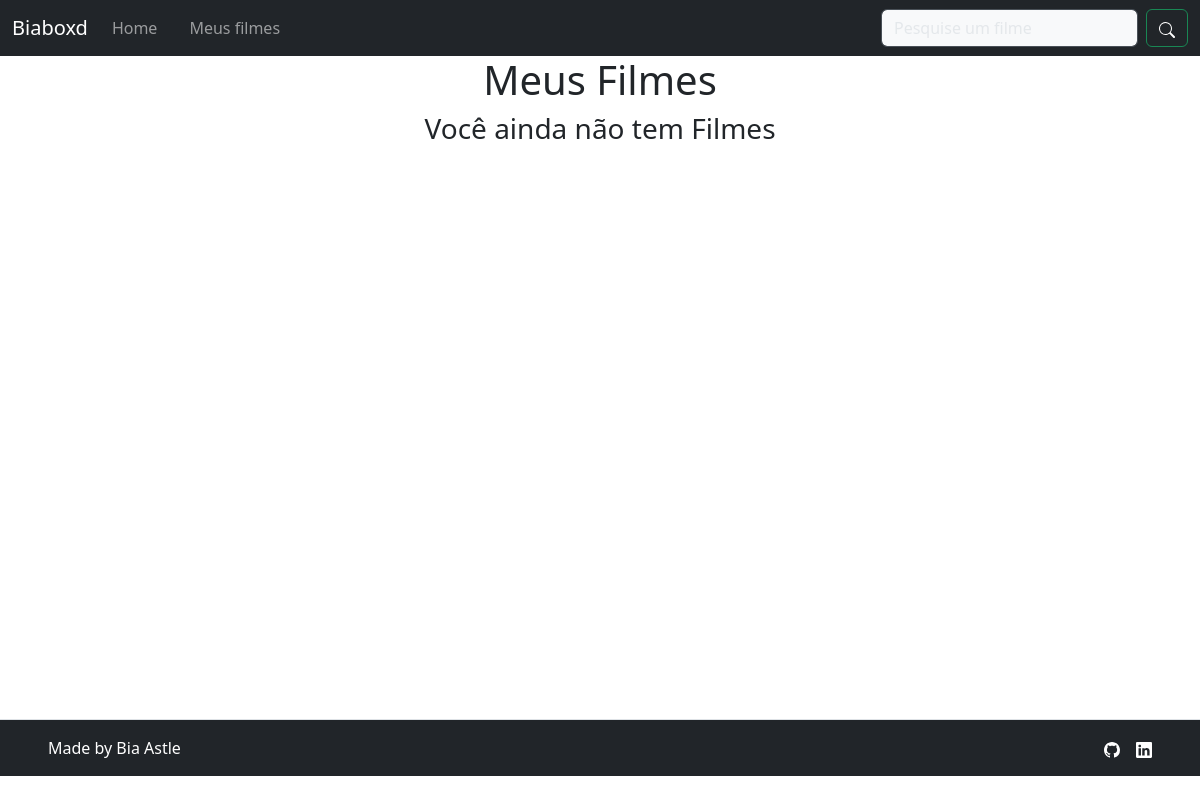
Page /meus_filmes/ on the earlier database version.
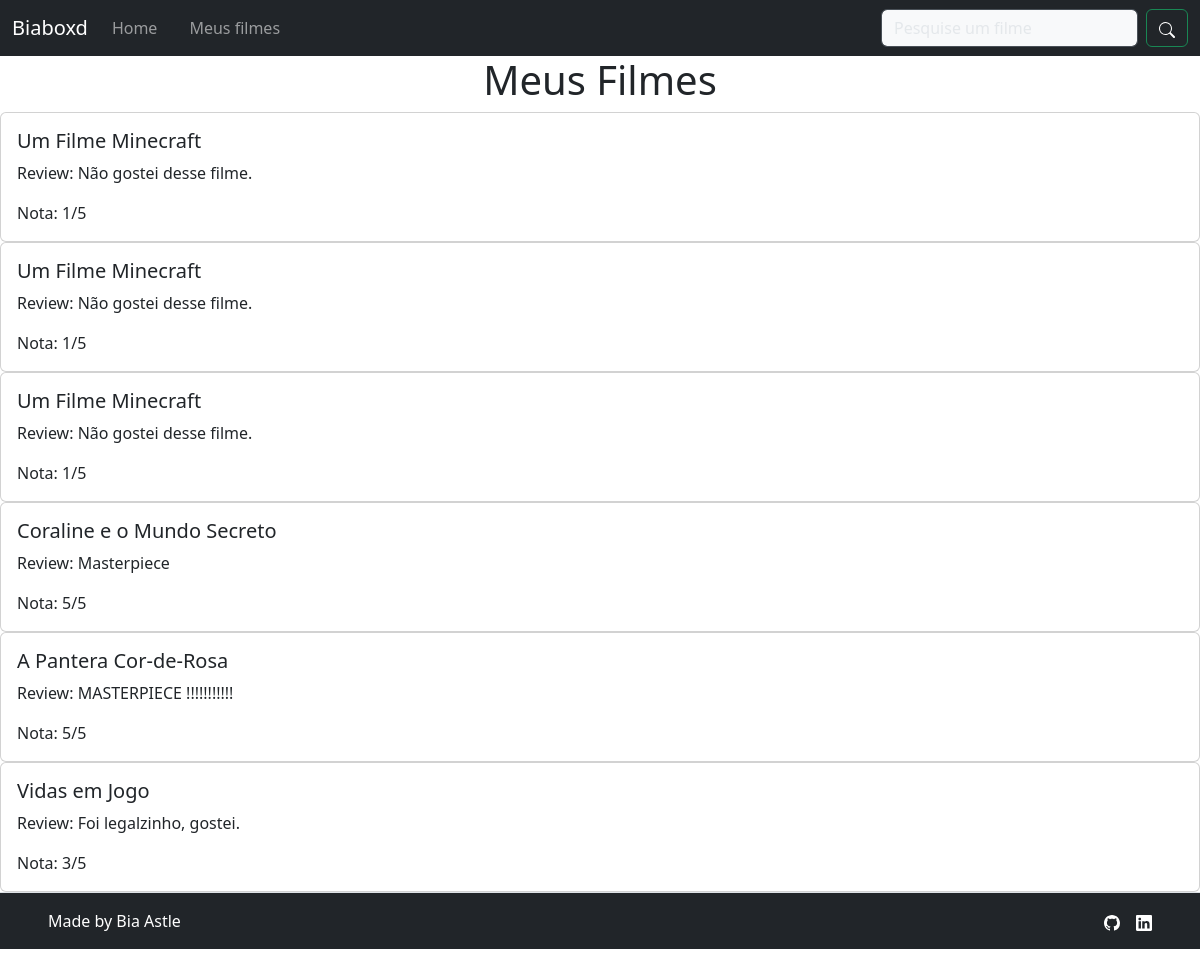
Same page on the later database version.
### filmes/models.py (models this page shows, shortened)
class Filme(models.Model):
    NOTA_CHOICES = {
        0: "0 - Péssimo",
        1: "1 - Muito Ruim",
        2: "2 - Ruim",
        3: "3 - Ok",
        4: "4 - Bom",
        5: "5 - Fantástico",
    }
    titulo = models.CharField(max_length=50)
    visto = models.BooleanField(default=False)
    nota = models.IntegerField(choices = NOTA_CHOICES)
    review = models.TextField(blank=True, null=True)
    filme_id = models.IntegerField(null = False)

### filmes/views.py (the view)
# urls.py: path("meus_filmes/", listar_filmes, name="lista_filmes"),
def listar_filmes(request):
    filmes = Filme.objects.all()
    return render(request, "lista_filmes.html", context = {"filmes":filmes})

### templates/lista_filmes.html
{% extends 'base.html' %}
{% block content %}
<div class="d-flex justify-content-center">
    <h1>Meus Filmes</h1>
</div>
{% for filme in filmes %}
<div class="card">
    <div class="card-body">
        <h5 class="card-title">{{ filme.titulo }}</h5>
        <p class="card-text">Review: {{ filme.review }}</p>
        <p class="card-text">Nota: {{ filme.nota }}/5</p>
    </div>
</div>
{% empty %}
<div class="d-flex justify-content-center">
    <h3>Você ainda não tem Filmes</h3>
</div>
{% endfor %}
{% endblock content %}

### templates/base.html (shortened to what this page needs)
<!DOCTYPE html>
<html lang="en">
<head>
    <link href="https://cdn.jsdelivr.net/npm/bootstrap@5.3.5/dist/css/bootstrap.min.css" rel="stylesheet">
</head>
<body class="d-flex flex-column min-vh-100">
    <header>
        <nav class="navbar navbar-expand-lg bg-dark" data-bs-theme="dark">
            <div class="container-fluid">
                <a href="#" class="navbar-brand">Biaboxd</a>
                <ul class="navbar-nav me-auto d-flex flex-row">
                    <li class="nav-item me-3">
                        <a class="nav-link" href="{% url 'home' %}">Home</a>
                    </li>
                    <li class="nav-item me-3">
                        <a class="nav-link" href="{% url 'lista_filmes' %}">Meus filmes</a>
                    </li>
                </ul>
                <form class="d-flex"" method = "get" action="{% url 'busca_filmes' %}">
                    <input class="form-control me-2 bg-light" type="search" placeholder="Pesquise um filme" name="q">
                    <button type="submit" class="btn btn-outline-success text-white"><svg xmlns="http://www.w3.org/2000/svg" width="16" height="16" fill="currentColor" class="bi bi-search" viewBox="0 0 16 16">
                        <path d="M11.742 10.344a6.5 6.5 0 1 0-1.397 1.398h-.001q.044.06.098.115l3.85 3.85a1 1 0 0 0 1.415-1.414l-3.85-3.85a1 1 0 0 0-.115-.1zM12 6.5a5.5 5.5 0 1 1-11 0 5.5 5.5 0 0 1 11 0"/>
                      </svg></button>
                </form>
            </div>
        </nav>
    </header>
    <main class="flex-grow-1">
        {% block content %}
        {% endblock content %}
    </main>
    <footer class="d-flex flex-wrap justify-content-between align-items-center py-3 my-4 border-top mt-auto px-5 bg-dark">
        <div class="col-md-4 d-flex align-items-center">
            <span class="text-white">Made by Bia Astle</span>
        </div>
        <ul class="nav col-md-4 justify-content-end list-unstyled d-flex">
            <li class="me-3"><a href="https://github.com/AstleBia" class="text-white text-decoration-none"></a></li>
            <li><a href="https://www.linkedin.com/in/ana-beatriz-astle-092a59256" class="text-white text-decoration-none"></a></li>
        </ul>
    </footer>
</body>
</html>

Differences in the rows shown:
added Filme: titulo "Um Filme Minecraft", review "Não gostei desse filme.", nota "1"
added Filme: titulo "Um Filme Minecraft", review "Não gostei desse filme.", nota "1"
added Filme: titulo "Um Filme Minecraft", review "Não gostei desse filme.", nota "1"
added Filme: titulo "Coraline e o Mundo Secreto", review "Masterpiece", nota "5"
added Filme: titulo "A Pantera Cor-de-Rosa", review "MASTERPIECE !!!!!!!!!!!", nota "5"
added Filme: titulo "Vidas em Jogo", review "Foi legalzinho, gostei.", nota "3"
Other differences:
text no longer shown: "Você ainda não tem Filmes"
